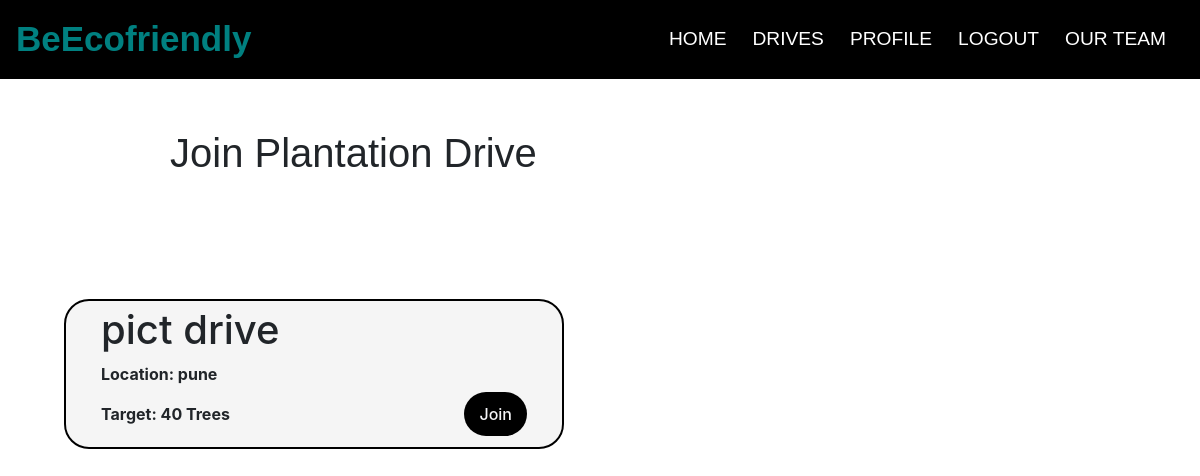
Screenshot of /drive/join/ (signed in) with the database file from the repository.
### users/models.py (models this page shows, shortened)
class Drive(models.Model):
    host = models.ForeignKey(User, related_name="hostedBy", on_delete=PROTECT, null=True)
    members = models.ManyToManyField(User, related_name="mebers")
    drive_name = models.CharField(max_length=64)
    location = models.CharField(max_length=64)
    target = models.IntegerField()
    desc = models.CharField(max_length=200, default="")

### users/views.py (the view)
# urls.py: path('drive/join/', views.joinDrive, name = 'joinDrive'),
def joinDrive(request):
    context ={'drives' : Drive.objects.all()}
    return render(request, "users/join_drive.html", context)

### users/templates/users/join_drive.html (shortened to what this page needs)
{% extends 'users/layout.html' %}
{% block content %}
<h1 id="drive">Join Plantation Drive</h1>
<div class="container"></div>
{% for drive in drives %}
<div class="row container1">
    <div class="col-sm">
        <h1>{{drive.drive_name}}</h1>
        <div id="firstpara">
            <p>Location: {{drive.location}}</p>
            <p>Target: {{drive.target}} Trees</p>
            <a href="{% url 'join_drive_temp' drive.pk %}" class="join">Join</a>
        </div>
    </div>
</div>
{% endfor %}
</body>
{% endblock %}

### users/templates/users/login.html (style rules this page uses)
.container { padding: 16px; }

### users/templates/users/join_drive.html (style rules this page uses)
* { box-sizing: border-box; padding: 0px; margin: 0px; }
body { background-image: url(https://media.istockphoto.com/photos/farmers-hand-watering-a-young-plant-picture-id1248915720?k=20&m=1248915720&s=612x612&w=0&h=lG9xaMq_8QRvn8b1HBOhy1WbinXM3j0jB0jEeIu2Q-Y=); background-position: center center; background-repeat: no-repeat; background-attachment: fixed; background-size: cover; }
.container1 { background-color: whitesmoke; border: 2px solid black; padding: 5px 20px; margin: 40px -20px; border-radius: 25px; width: 500px; position: relative; left: 7%; }
.join { float: right; margin-top: -50px; padding: 10px 15px; font-size: 16px; font-weight: 500; color: rgb(245, 245, 248); background-color: black; line-height: 1.5; cursor: pointer; border-radius: 50px; transition: all 0.3s ease; display: inline-block; text-decoration: none; }
p { font-weight: bold; }
#drive { margin: 50px 170px; font-family: Arial, Helvetica, sans-serif; }

### rows the page displays
Drive: drive_name "pict drive", location "pune", target "40"
